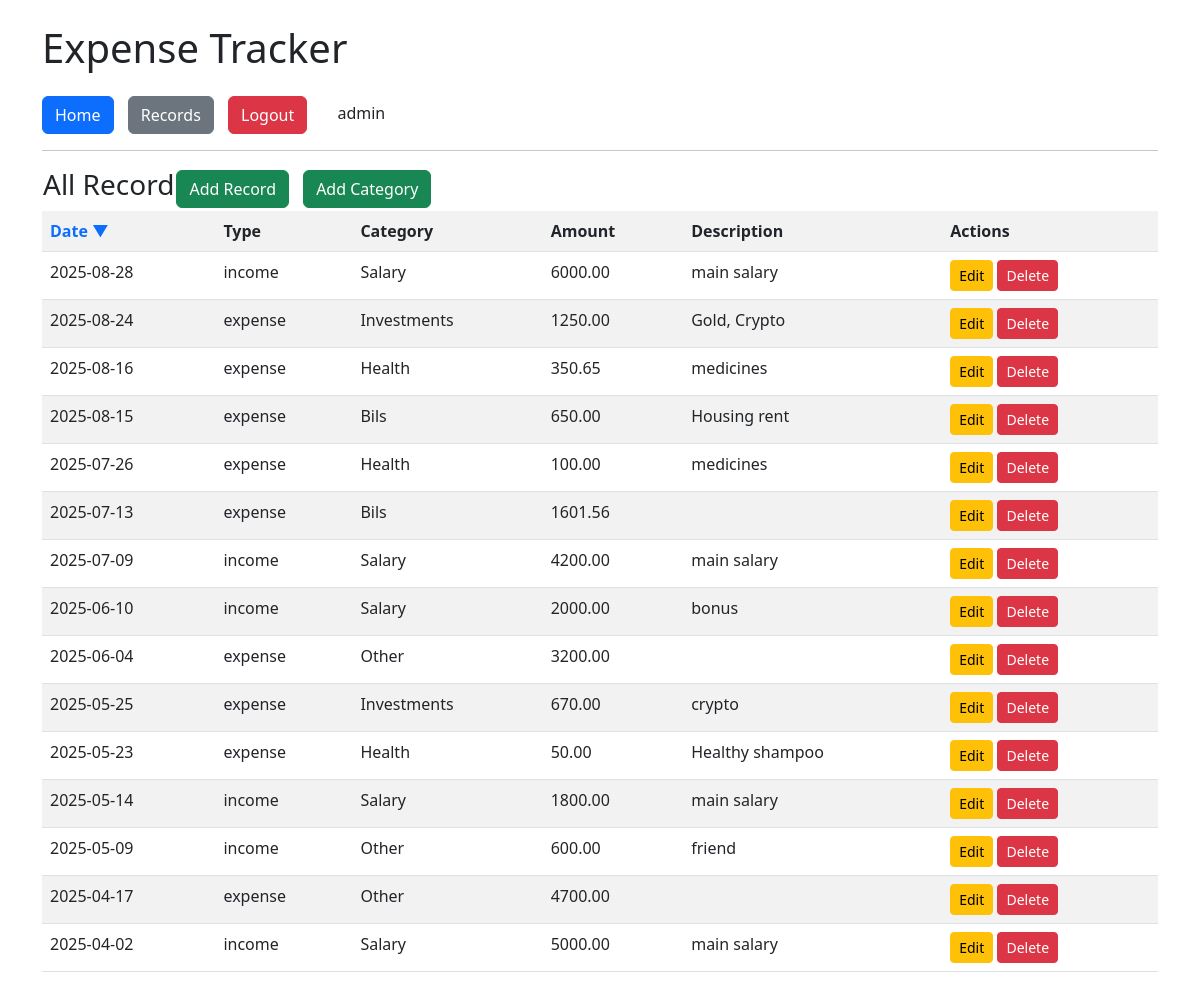
/records/ (signed in), run on an earlier commit of the app's database.
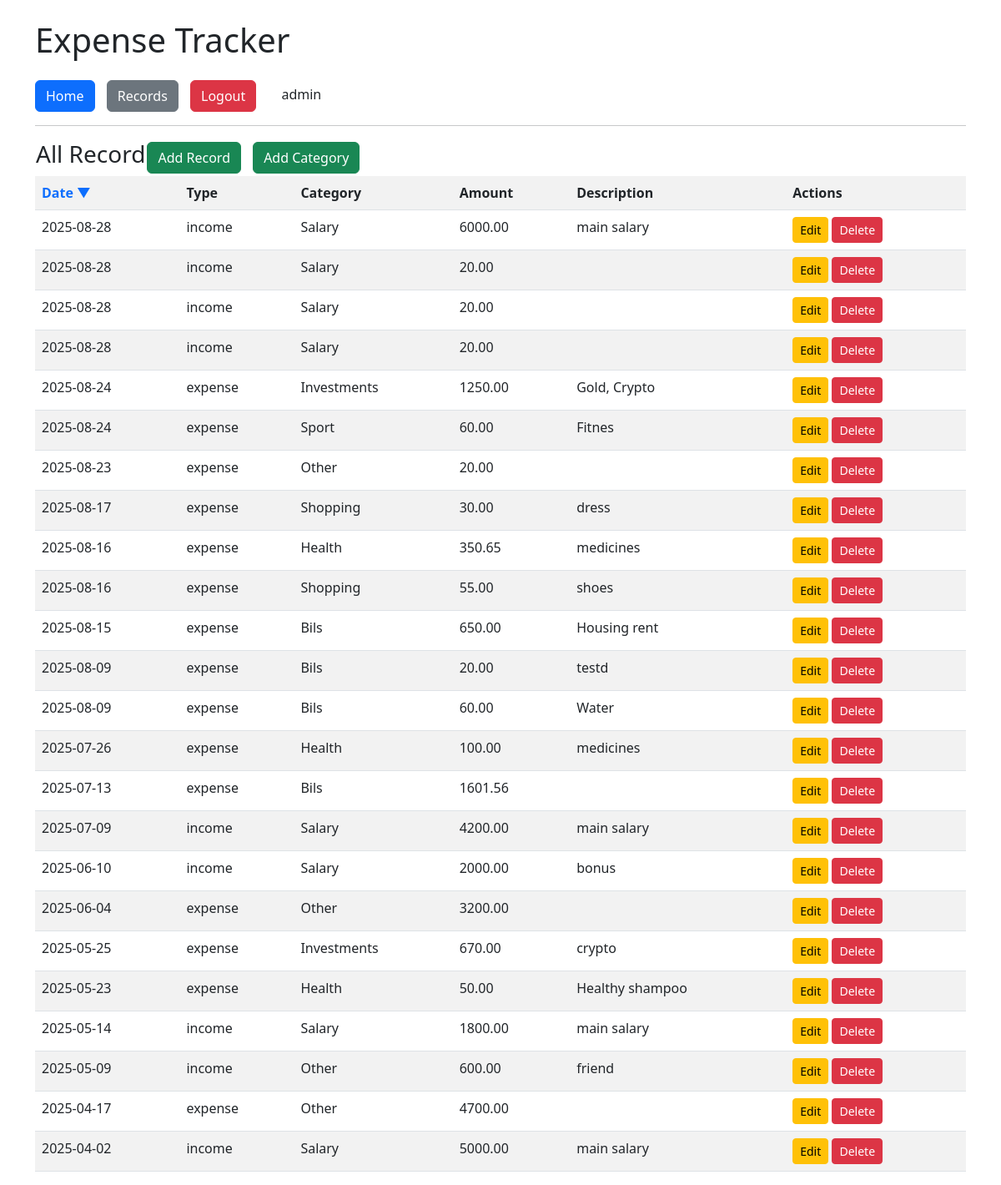
And on a later commit of the database.
### models/models.py (models this page shows)
class User(db.Model, UserMixin):
    id = db.Column(db.Integer, primary_key=True)
    username = db.Column(db.String(50), unique=True, nullable=False)
    password = db.Column(db.String(200), nullable=False)
    records = db.relationship("Record", backref="user", lazy=True)
    categories = db.relationship("Category", backref="user", lazy=True)

class Record(db.Model):
    id = db.Column(db.Integer, primary_key=True)
    date = db.Column(db.String(20), nullable=False)
    type = db.Column(db.String(10), nullable=False)
    category = db.Column(db.String(50), nullable=False)
    amount = db.Column(db.Float, nullable=False)
    description = db.Column(db.String(200))
    user_id = db.Column(db.Integer, db.ForeignKey("user.id"), nullable=False)

### routes/records.py (the view)
@records_bp.route("/")
@login_required
def list_records():
    sort = request.args.get("sort", "desc")
    q = Record.query.filter_by(user_id=current_user.id)
    if sort == "asc":
        records = q.order_by(Record.date.asc()).all()
    else:
        records = q.order_by(Record.date.desc()).all()
    return render_template("records.html", records=records, sort=sort)

### app.py (called while the page is built)
def create_app():
    app = Flask(__name__)
    app_env = os.environ.get("APP_ENV", "development").lower()
    if app_env == "production":
        app.config.from_object(ProdConfig)
    else:
        app.config.from_object(DevConfig)
    db.init_app(app)
    from routes.auth import auth_bp
    from routes.home import home_bp
    from routes.records import records_bp
    from routes.categories import categories_bp
    app.register_blueprint(auth_bp)
    app.register_blueprint(home_bp)
    app.register_blueprint(records_bp)
    app.register_blueprint(categories_bp)
    login_manager = LoginManager()
    login_manager.init_app(app)
    login_manager.login_view = "auth.login"
    @login_manager.user_loader
    def load_user(user_id):
        return User.query.get(int(user_id))
    return app

### templates/records.html
{% extends "base.html" %}
{% block content %}
<table>
	<tr>
		<th>
			<h3>All Record</h3>
		</th>
		<th>
			<nav>
				<a href="{{ url_for('records.add_record') }}" class="btn btn-success">Add Record</a>
				<a href="{{ url_for('categories.add_category') }}" class="btn btn-success">Add Category</a>
			</nav>
		</th>
	</tr>
</table>
<table class="table table-striped">
	<tr>
		<th>
			<a href="{{ url_for('records.list_records', sort='asc' if sort=='desc' else 'desc') }}" class="text-decoration-none">
			Date
			{% if sort == 'asc' %}
            	▲
          	{% else %}
            	▼
         	{% endif %}
        </a>
		</th><th>Type</th><th>Category</th><th>Amount</th><th>Description</th><th>Actions</th>
  	</tr>
	{% for r in records %}
	<tr>
		<td>{{ r.date }}</td>
		<td>{{ r.type }}</td>
		<td>{{ r.category }}</td>
		<td>{{ "%.2f"|format(r.amount) }}</td>
		<td>{{ r.description }}</td>
		<td>
			<a href="{{ url_for('records.edit_record', id=r.id) }}" class="btn btn-warning btn-sm">Edit</a>
			<a href="{{ url_for('records.delete_record', id=r.id) }}" class="btn btn-danger btn-sm">Delete</a>
	    </td>
	</tr>
	{% endfor %}
</table>
{% endblock %}

### templates/base.html (shortened to what this page needs)
<!DOCTYPE html>
<html>
<head>
	<link rel="stylesheet" href="{{ url_for('static', filename='css/style.css') }}">
	<link rel="stylesheet" href="https://cdn.jsdelivr.net/npm/bootstrap@5.3.0/dist/css/bootstrap.min.css">
</head>
<body class="container mt-4">
	<h1 class="mb-4">Expense Tracker</h1>
	<nav>
		<a href="{{ url_for('home.index') }}" class="btn btn-primary">Home</a>
		<a href="{{ url_for('records.list_records') }}" class="btn btn-secondary">Records</a>
		{% if current_user.is_authenticated %}
        <a href="{{ url_for('auth.logout') }}" class="btn btn-danger">Logout</a>
        <span class="ms-3">{{ current_user.username }}</span>
    	{% else %}
        <a href="{{ url_for('auth.login') }}" class="btn btn-success">Login</a>
        <a href="{{ url_for('auth.register') }}" class="btn btn-info">Register</a>
    {% endif %}
	</nav>
	<hr>
	{% block content %}{% endblock %}
</body>
</html>

### static/css/style.css (style rules this page uses)
body { background-color: #f8f9fa; font-family: Arial, sans-serif; }
h1, h3 { color: #333; }
nav a { margin-right: 10px; }

What changed in the data, as far as the page shows it:
added Record: date "2025-08-28", type "income", category "Salary", amount "20.00"
added Record: date "2025-08-28", type "income", category "Salary", amount "20.00"
added Record: date "2025-08-28", type "income", category "Salary", amount "20.00"
added Record: date "2025-08-24", type "expense", category "Sport", amount "60.00", description "Fitnes"
added Record: date "2025-08-23", type "expense", category "Other", amount "20.00"
added Record: date "2025-08-17", type "expense", category "Shopping", amount "30.00", description "dress"
added Record: date "2025-08-16", type "expense", category "Shopping", amount "55.00", description "shoes"
added Record: date "2025-08-09", type "expense", category "Bils", amount "20.00", description "testd"
added Record: date "2025-08-09", type "expense", category "Bils", amount "60.00", description "Water"
